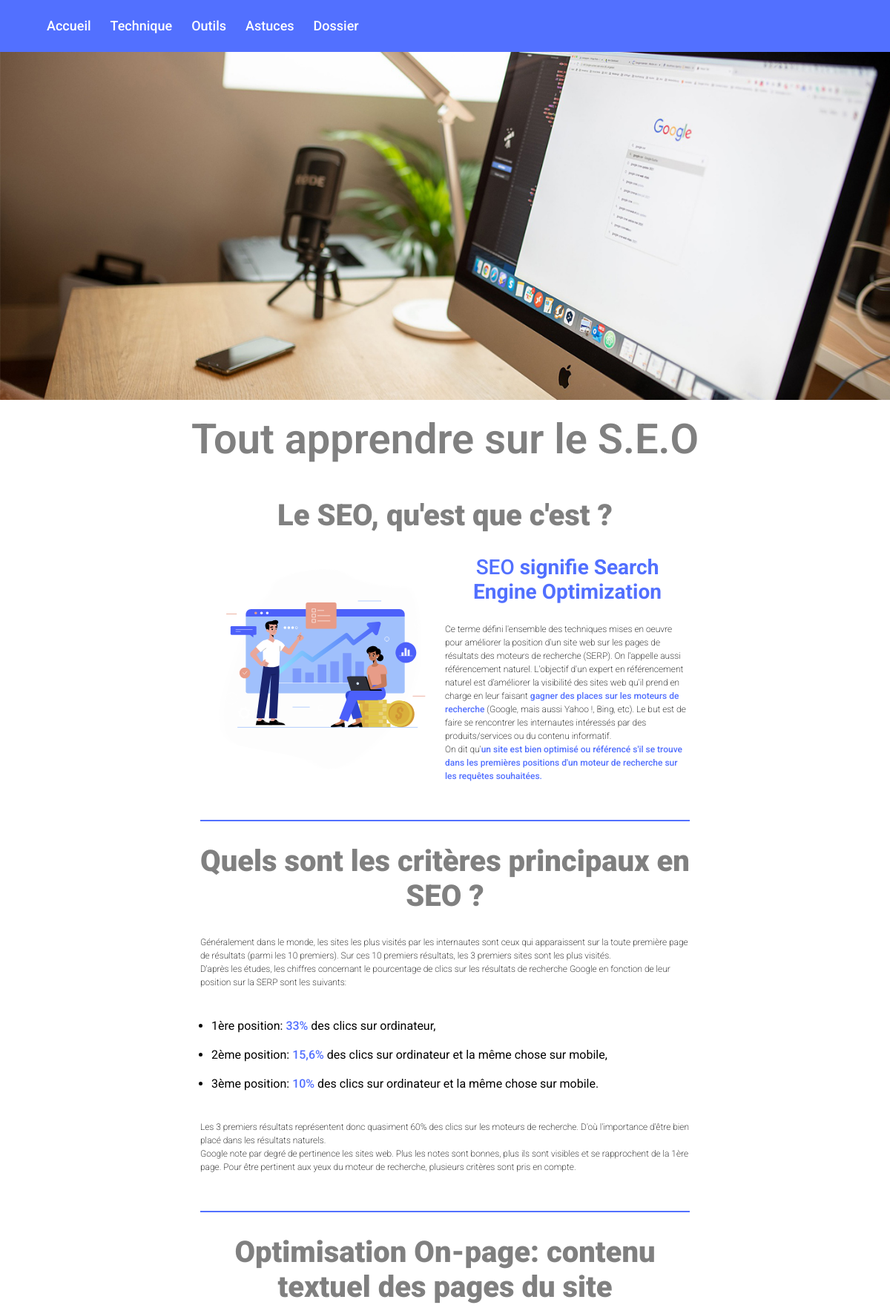
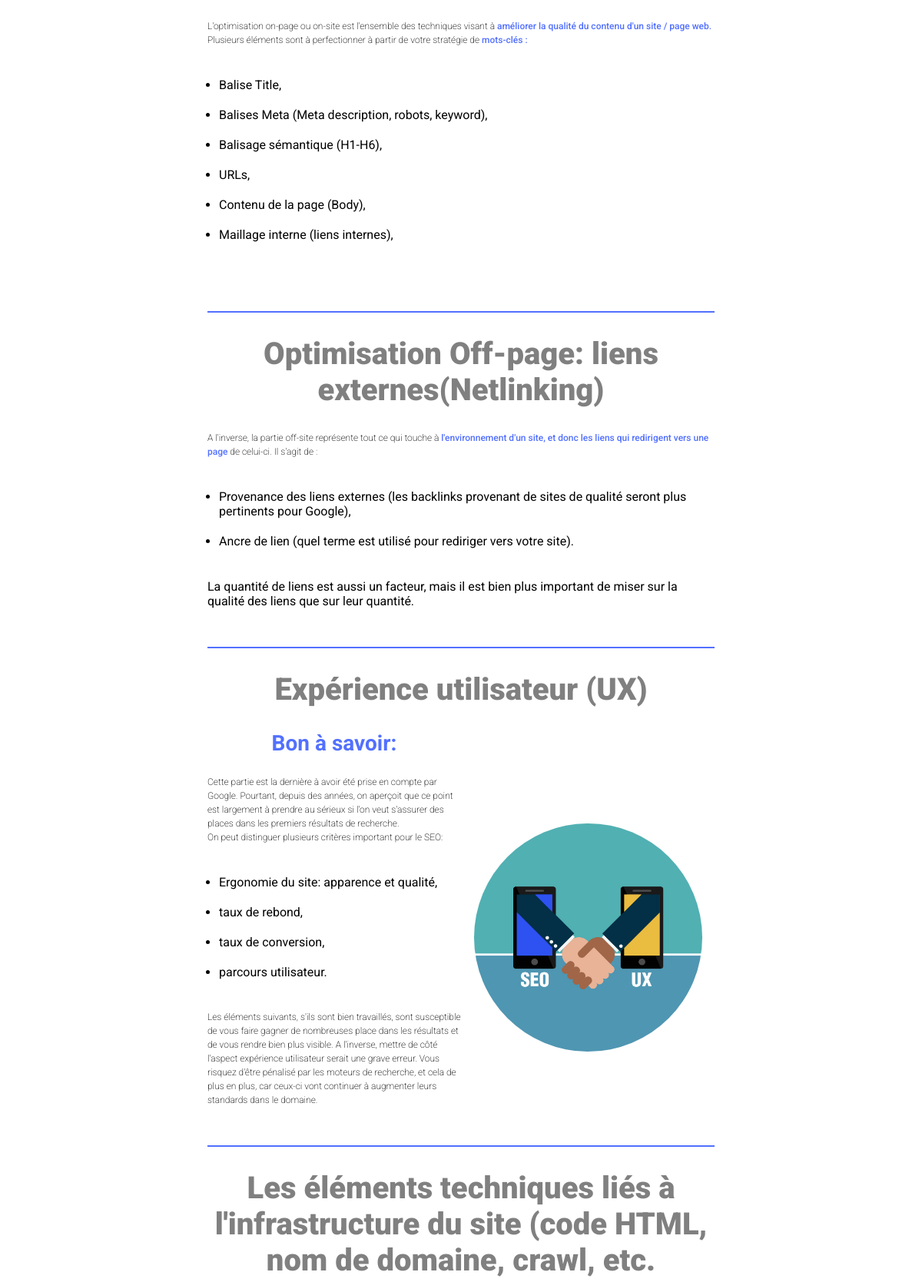
The page / (upper part) on the database its author committed (2 pictures, top to bottom).
### tables this page shows
CREATE TABLE `article` (
  `id` bigint(20) NOT NULL,
  `title` text NOT NULL,
  `subtitle` text NOT NULL,
  `category_id` bigint(20) NOT NULL,
  `content` text NOT NULL,
  `image_url` text NOT NULL,
  `image_alt` text NOT NULL,
  `rewriting_url` text NOT NULL
);

### request/request.php (called while the page is built, shortened)
<?php
$server_url = "https://www.saralaloux.be/";
try{
    $bdd = new PDO('mysql:host=saralaloux.be.mysql; dbname=saralaloux_beseo_workshop', 'saralaloux_beseo_workshop', 'seo_workshop');
}
catch(Exception $e){
    die('Erreur :'.$e->getMessage());
}
if ($type=="index") {
    $req = $bdd -> query("SELECT content
                          FROM article
                          WHERE id=" .$_ENV['id']);
    $result = $req -> fetch();
}

### index.php (the view, shortened to what this page needs)
<?php
    $type="index";
    include('./request/request.php');
?>
<!DOCTYPE html>
<html lang="fr">
<head>
    <link rel="stylesheet" href="./src/styles/stylesheets/styles.css">
</head>
<body>
    <header>
        <?php
            include('./component/navbar.php');
        ?>
        <img class="header-BG" src="./assets/header.png" alt="Tout savoir sur le seo"/>
        <h1>Tout apprendre sur le S.E.O</h1>
    </header>
    <main class='index'>
        <?php
            echo $result['content'];
        ?>
    </main>
</body>
</html>

### component/navbar.php (shortened to what this page needs)
<div class="wrapper">
  <nav>
    <div class="content">
      <ul class="links">
        <li><a href="<?php echo $server_url;?>">Accueil</a></li>
        <li><a href="<?php echo $server_url;?>Technique" class="desktop-link">Technique</a>
        </li>
        <li><a href="<?php echo $server_url;?>Outils" class="desktop-link">Outils</a>
        </li>
        <li>
          <a href="<?php echo $server_url;?>Astuces" class="desktop-link">Astuces</a>
        </li>
        <li>
          <a href="<?php echo $server_url;?>Dossier" class="desktop-link">Dossier</a>
        </li>
      </ul>
    </div>
  </nav>
</div>

### src/styles/stylesheets/styles.css (style rules this page uses)
* { margin: 0; padding: 0; -webkit-box-sizing: border-box; box-sizing: border-box; text-decoration: none; font-family: "Roboto", sans-serif; }
.wrapper { background: #5270ff; position: fixed; width: 100%; }
.wrapper nav { position: relative; display: -webkit-box; display: -ms-flexbox; display: flex; max-width: calc(100% - 200px); margin: 0 auto; height: 70px; -webkit-box-align: center; -ms-flex-align: center; align-items: center; -webkit-box-pack: justify; -ms-flex-pack: justify; justify-content: space-between; }
nav .content { display: -webkit-box; display: -ms-flexbox; display: flex; -webkit-box-align: center; -ms-flex-align: center; align-items: center; }
nav .content .links { margin-left: 80px; display: -webkit-box; display: -ms-flexbox; display: flex; }
.content .links li { list-style: none; line-height: 70px; }
.content .links li a, .content .links li label { color: white; font-size: 18px; font-weight: 500; padding: 9px 17px; border-radius: 5px; -webkit-transition: all 0.3s ease; transition: all 0.3s ease; }
@media screen and (max-width: 1250px) { .wrapper nav { max-width: 100%; padding: 0 20px; } }
@media screen and (max-width: 1250px) { nav .content .links { margin-left: 30px; } }
@media screen and (max-width: 1250px) { .content .links li a { padding: 8px 13px; } }
.index img { display: block; margin: 0 auto; }
.flex-left img { width: 50%; }
@media screen and (min-width: 768px) { .flex-left img { width: 85%; } }
@media screen and (min-width: 1024px) { .flex-left { display: -webkit-box; display: -ms-flexbox; display: flex; -ms-flex-pack: distribute; justify-content: space-around; -webkit-box-align: center; -ms-flex-align: center; align-items: center; -webkit-box-orient: horizontal; -webkit-box-direction: reverse; -ms-flex-direction: row-reverse; flex-direction: row-reverse; } }
@media screen and (min-width: 1024px) { .flex-left section { -webkit-box-flex: 0.5; -ms-flex: 0.5; flex: 0.5; } }
.flex-right img { border-radius: 50%; width: 50%; margin-top: 3rem; }
@media screen and (min-width: 768px) { .flex-right img { width: 60%; } }
@media screen and (min-width: 1024px) { .flex-right img { width: 90%; } }
@media screen and (min-width: 1024px) { .flex-right { display: -webkit-box; display: -ms-flexbox; display: flex; -ms-flex-pack: distribute; justify-content: space-around; -webkit-box-align: center; -ms-flex-align: center; align-items: center; width: 100%; } }
@media screen and (min-width: 1024px) { .flex-right section { -webkit-box-flex: 0.5; -ms-flex: 0.5; flex: 0.5; } }
* { margin: 0; padding: 0; }
body { font-family: "Roboto", sans-serif; width: 100%; display: block; margin-left: auto; margin-right: auto; }
header { width: 100%; }
header .header-BG { width: 100%; height: 100%; }
header h1 { font-size: 2.5rem; text-align: center; font-weight: 600; color: grey; padding: 1rem; }
@media screen and (min-width: 1024px) { header h1 { font-size: 3.5rem; } }
main { width: 90%; display: block; margin: 0 auto; }
@media screen and (min-width: 768px) { main { width: 70%; } }
@media screen and (min-width: 1024px) { main { width: 55%; } }
main h2 { color: grey; font-size: 1.30rem; text-align: center; font-weight: 900; padding: 30px 0px; }
@media screen and (min-width: 1024px) { main h2 { font-size: 2.5rem; } }
main h3 { color: #5270ff; font-size: 1rem; padding-bottom: 25px; text-align: center; }
@media screen and (min-width: 1024px) { main h3 { font-size: 1.75rem; } }
main p { font-size: 0.75rem; line-height: 1.5; font-weight: 200; }
main strong { color: #5270ff; font-weight: 500; }
main ul { margin: 40px 0px; }
main ul li { margin: 20px 0px 20px 15px; }
main article { border-bottom: 2px solid #5270ff; padding-bottom: 50px; }

### rows shown on the page
article: content "Le SEO, qu'est que c'est ? SEO signifie Search Engine Optimization Ce terme défini l'ensemble des techniques mises en oeuvre pour améliorer la position d'un site web sur les pages de résultats des moteurs de recherche (SERP). On l'appelle aussi référencement naturel. L'objectif d'un expert en référencement naturel est d'améliorer la visibilité des sites web qu'il prend en charge en leur faisant gagner des places sur les moteurs de recherche (Google, mais aussi Yahoo !, Bing, etc). Le but est de faire se rencontrer les internautes intéressés par des produits/services ou du contenu informatif. On dit qu' un site est bien optimisé ou référencé s'il se trouve dans les premières positions d'un…", content (picture)
